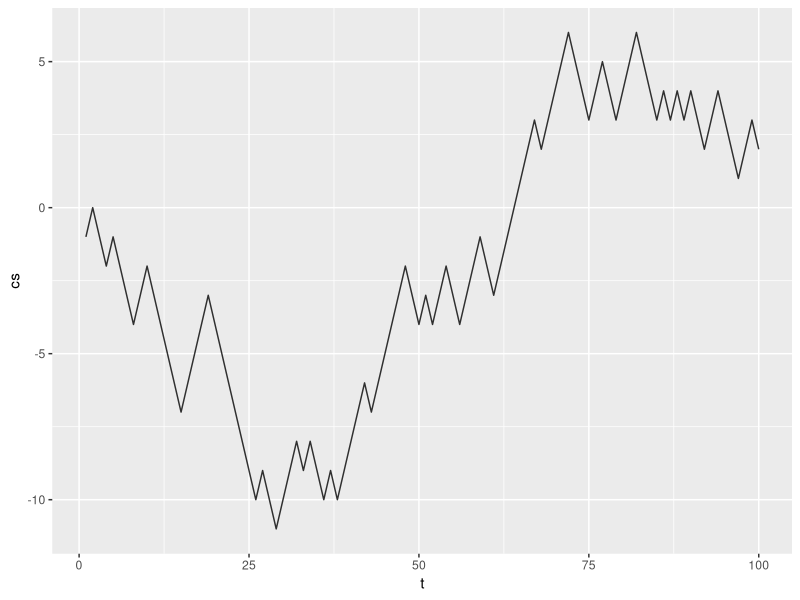
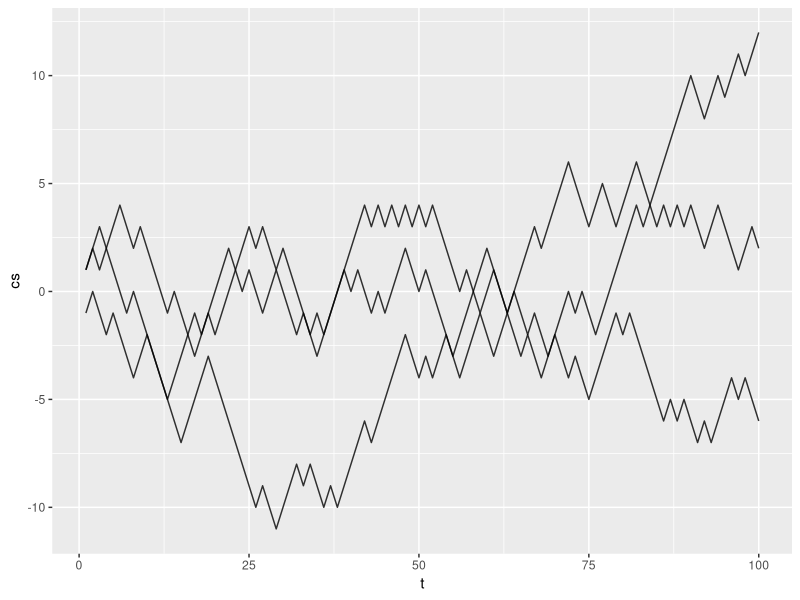
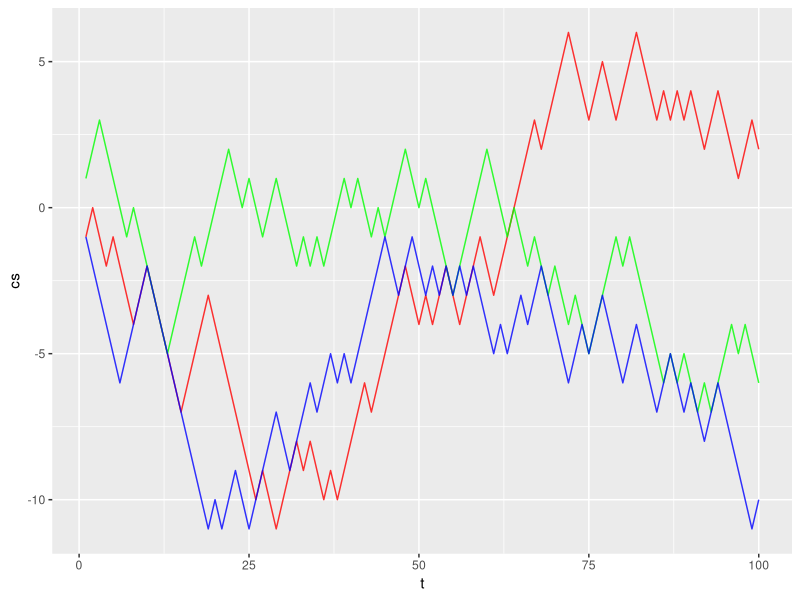
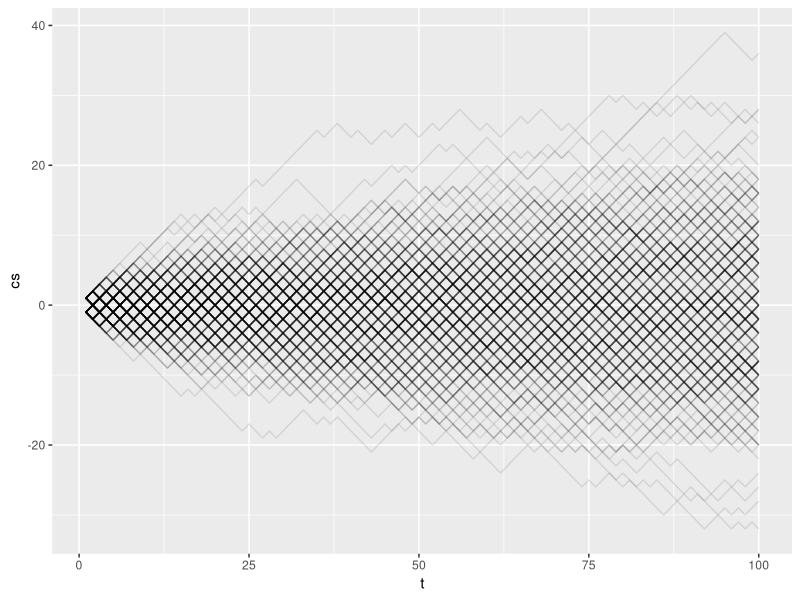
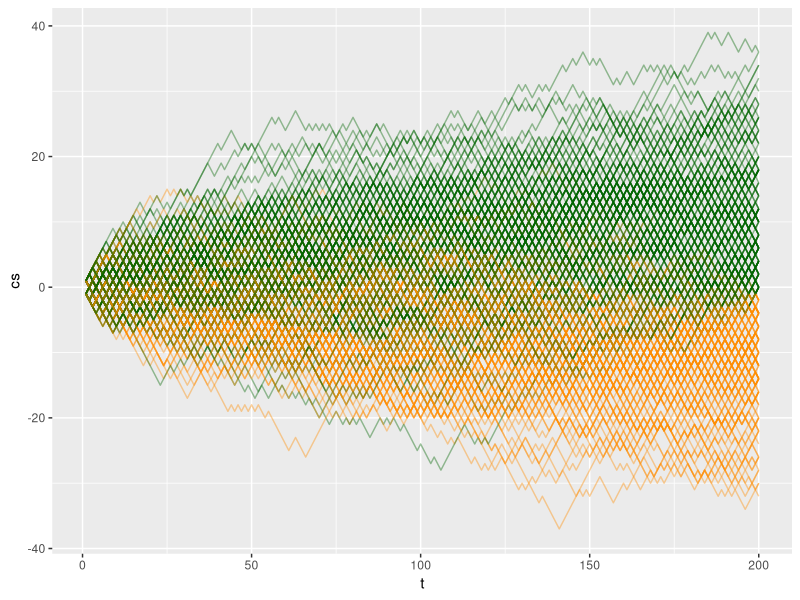
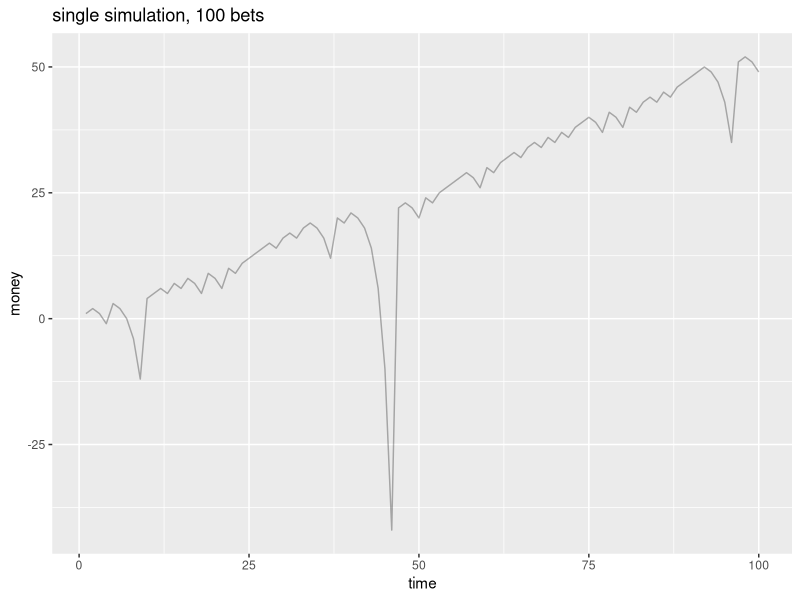
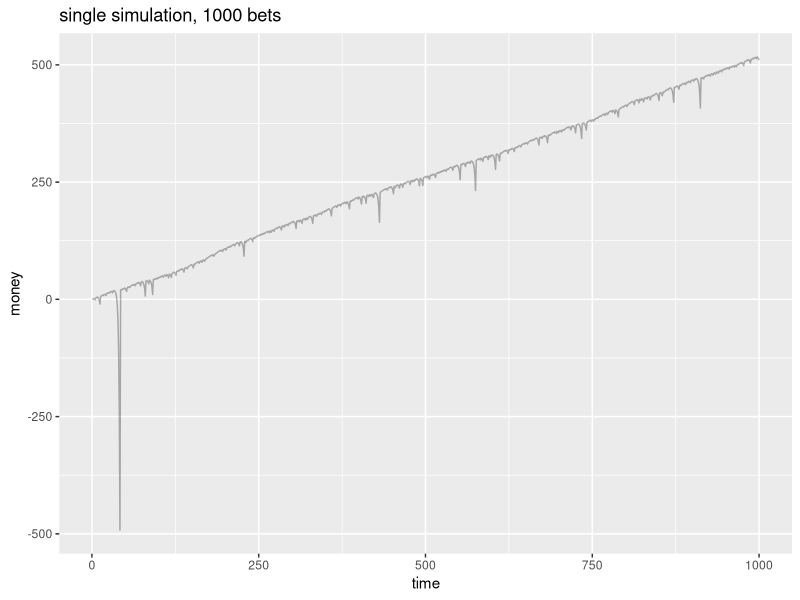
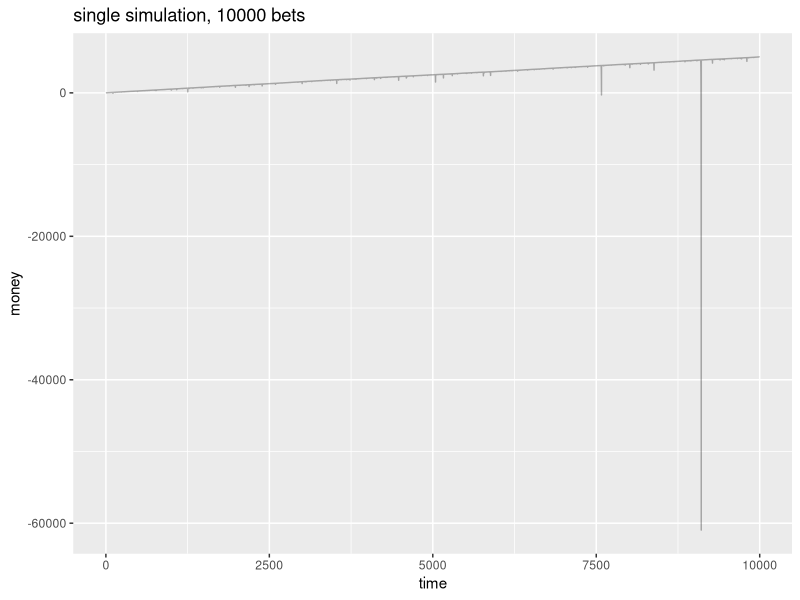

Reproduce these figures in R, in order. (Note: a time limit stopped this script after it produced the figures.)
## ---- chunk 1
set.seed(1)
library(ggplot2)
library(dplyr)
## ---- chunk 2
randints = function(num){
  sample(c(-1,1), num, replace=TRUE)
} 

df1 = data.frame(cs=cumsum(randints(100)), t=1:100)
ggplot() + geom_line(data=df1, aes(t,cs), alpha=0.8)
## ---- chunk 3
df2 = data.frame(cs=cumsum(randints(100)), t=1:100)
df3 = data.frame(cs=cumsum(randints(100)), t=1:100)
ggplot() + geom_line(data=df1, aes(t,cs), alpha=0.8) + geom_line(data=df2, aes(t,cs), alpha=0.8) + geom_line(data=df3, aes(t,cs), alpha=0.8)
## ---- chunk 4
df3 = data.frame(cs=cumsum(randints(100)), t=1:100)
p = ggplot() 
p = p + geom_line(data=df1, aes(t,cs), alpha=0.8, color="red") 
p = p + geom_line(data=df2, aes(t,cs), alpha=0.8, color="green")
p = p + geom_line(data=df3, aes(t,cs), alpha=0.8, color="blue")
p 
## ---- chunk 5
gamble_plot = function(nruns){
  p = ggplot()  
  for(i in 1:nruns){
    df = data.frame(cs=cumsum(randints(100)), t=1:100)
    p = p + geom_line(data=df, aes(t,cs), alpha=0.1)
  }
  p
}

gamble_plot(300)
## ---- chunk 6
gamble_plot = function(nruns, len){
  p = ggplot()  
  for(i in 1:nruns){
    color = "darkgreen"
    df = data.frame(cs=cumsum(randints(len)), t=1:len)
    if(select(df, cs)[len,] < 0) color = "darkorange"
    p = p + geom_line(data=df, aes(t,cs), alpha=0.4, color=color)
  }
  p
}

gamble_plot(300, 200)
## ---- chunk 7
gamble = function(moneyin){
  if( runif(1) < 0.5 ) return(moneyin) # result is black
  -moneyin # result is red
}

nextm = function(gamble, outcome){
  if(outcome < 0) return(2*gamble) #on loose we double the money
  1
}

simulate = function(maxt){
  df = data.frame(time=as.numeric(c()), money=as.numeric(c()))
  move = 0
  outcome = 0
  for(i in 1:maxt){
    move = nextm(move, outcome)
    outcome = gamble(move)
    df = rbind(df, data.frame(time=i, money=outcome))
  }
  df$money = cumsum(df$money)
  df
}

gamblersruin = function(num, maxsim){
  p = ggplot() 
  for(i in 1:num){
    df = simulate(maxsim)
    p = p + geom_line(data=df, aes(time,money), alpha=0.3)
  }
  p
}
## ---- chunk 8
set.seed(1)
gamblersruin(1,100) + ggtitle('single simulation, 100 bets')
gamblersruin(1,1000) + ggtitle('single simulation, 1000 bets')
gamblersruin(1,10000) + ggtitle('single simulation, 10000 bets')
## ---- chunk 9
f = function(k,n){
  1 - ( (2^k - 1) / ( 2^k ) )^n
}

df = data.frame(prob=f(9,1:10000), n=1:10000, limit=" 512")
df = rbind(df, data.frame(prob=f(10,1:10000), n=1:10000, limit='1024'))
df = rbind(df, data.frame(prob=f(11,1:10000), n=1:10000, limit='2048'))
df = rbind(df, data.frame(prob=f(12,1:10000), n=1:10000, limit='4096'))

p = ggplot()
p = p + geom_line(data=df, aes(n, prob, colour=limit))
p + ggtitle("probability of hitting budget limit after 'n' gambles")
## ---- chunk 10
nextm = function(gamble, outcome){
  if(outcome < 0){
    if(gamble > 500){
      return(1)
    }
    return(2*gamble)
  }
  1
}

gamble = function(moneyin){
  if( runif(1) < 0.4865 ) return(moneyin) # result is black
  -moneyin # result is red
}

gamblersruin(50,2500) + ggtitle("50 more realistic simulations")
## ---- chunk 11
gamblersend = function(num, maxsim){
  df = data.frame(time=as.numeric(c()), money=as.numeric(c()))
  for(i in 1:num){
    if( i %% 5 == 0 ){
      cat(i, 'simulations have now run\n')
    }
    df = rbind(df, simulate(maxsim)[maxsim,])
  }
  df
}

ends = gamblersend(100,2500) # big simulation, warning, takes long
p = ggplot()
p = p + geom_histogram(data=ends, aes(money), alpha=0.9, binwidth=1000)
p + ggtitle("histogram of casino outcomes after 1000 gamble runs of 2500 bets")
## ---- chunk 12
mean(ends$money)
